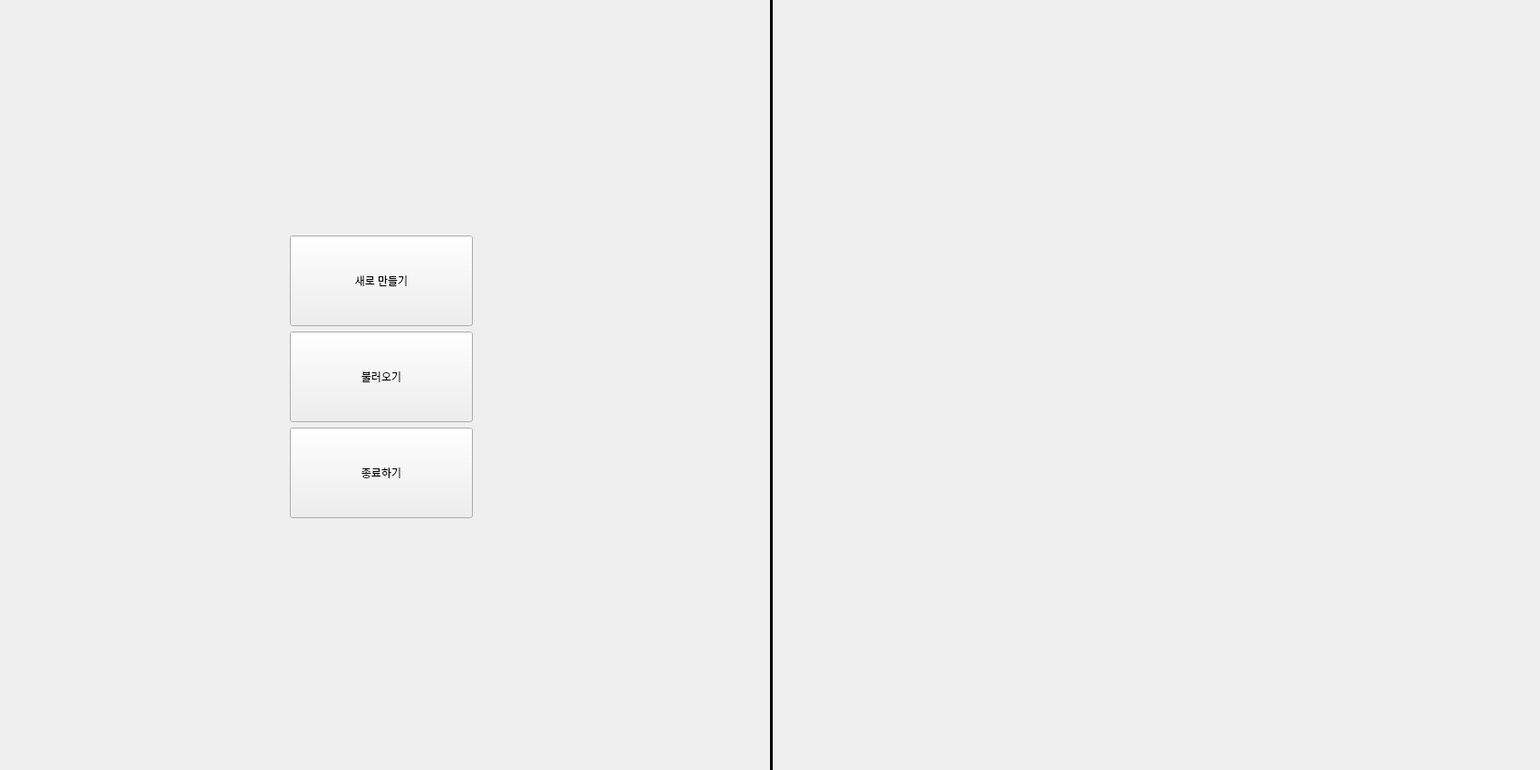
<?xml version="1.0" encoding="UTF-8"?>
<ui version="4.0">
 <class>Form</class>
 <widget class="QWidget" name="Form">
  <property name="geometry">
   <rect>
    <x>0</x>
    <y>0</y>
    <width>1700</width>
    <height>850</height>
   </rect>
  </property>
  <property name="windowTitle">
   <string>Form</string>
  </property>
  <widget class="QWidget" name="verticalLayoutWidget">
   <property name="geometry">
    <rect>
     <x>320</x>
     <y>260</y>
     <width>202</width>
     <height>314</height>
    </rect>
   </property>
   <layout class="QVBoxLayout" name="verticalLayout">
    <item>
     <widget class="QPushButton" name="NEWGAME_BTN">
      <property name="minimumSize">
       <size>
        <width>200</width>
        <height>100</height>
       </size>
      </property>
      <property name="text">
       <string>새로 만들기</string>
      </property>
     </widget>
    </item>
    <item>
     <widget class="QPushButton" name="LOADGAME_BTN">
      <property name="minimumSize">
       <size>
        <width>200</width>
        <height>100</height>
       </size>
      </property>
      <property name="text">
       <string>불러오기</string>
      </property>
     </widget>
    </item>
    <item>
     <widget class="QPushButton" name="EXITGAME_BTN">
      <property name="minimumSize">
       <size>
        <width>200</width>
        <height>100</height>
       </size>
      </property>
      <property name="text">
       <string>종료하기</string>
      </property>
     </widget>
    </item>
   </layout>
  </widget>
  <widget class="Line" name="line">
   <property name="geometry">
    <rect>
     <x>850</x>
     <y>0</y>
     <width>3</width>
     <height>851</height>
    </rect>
   </property>
   <property name="styleSheet">
    <string notr="true">background-color:black;max-width:1px;min-width:1px;</string>
   </property>
   <property name="orientation">
    <enum>Qt::Vertical</enum>
   </property>
  </widget>
 </widget>
 <resources/>
 <connections/>
</ui>
